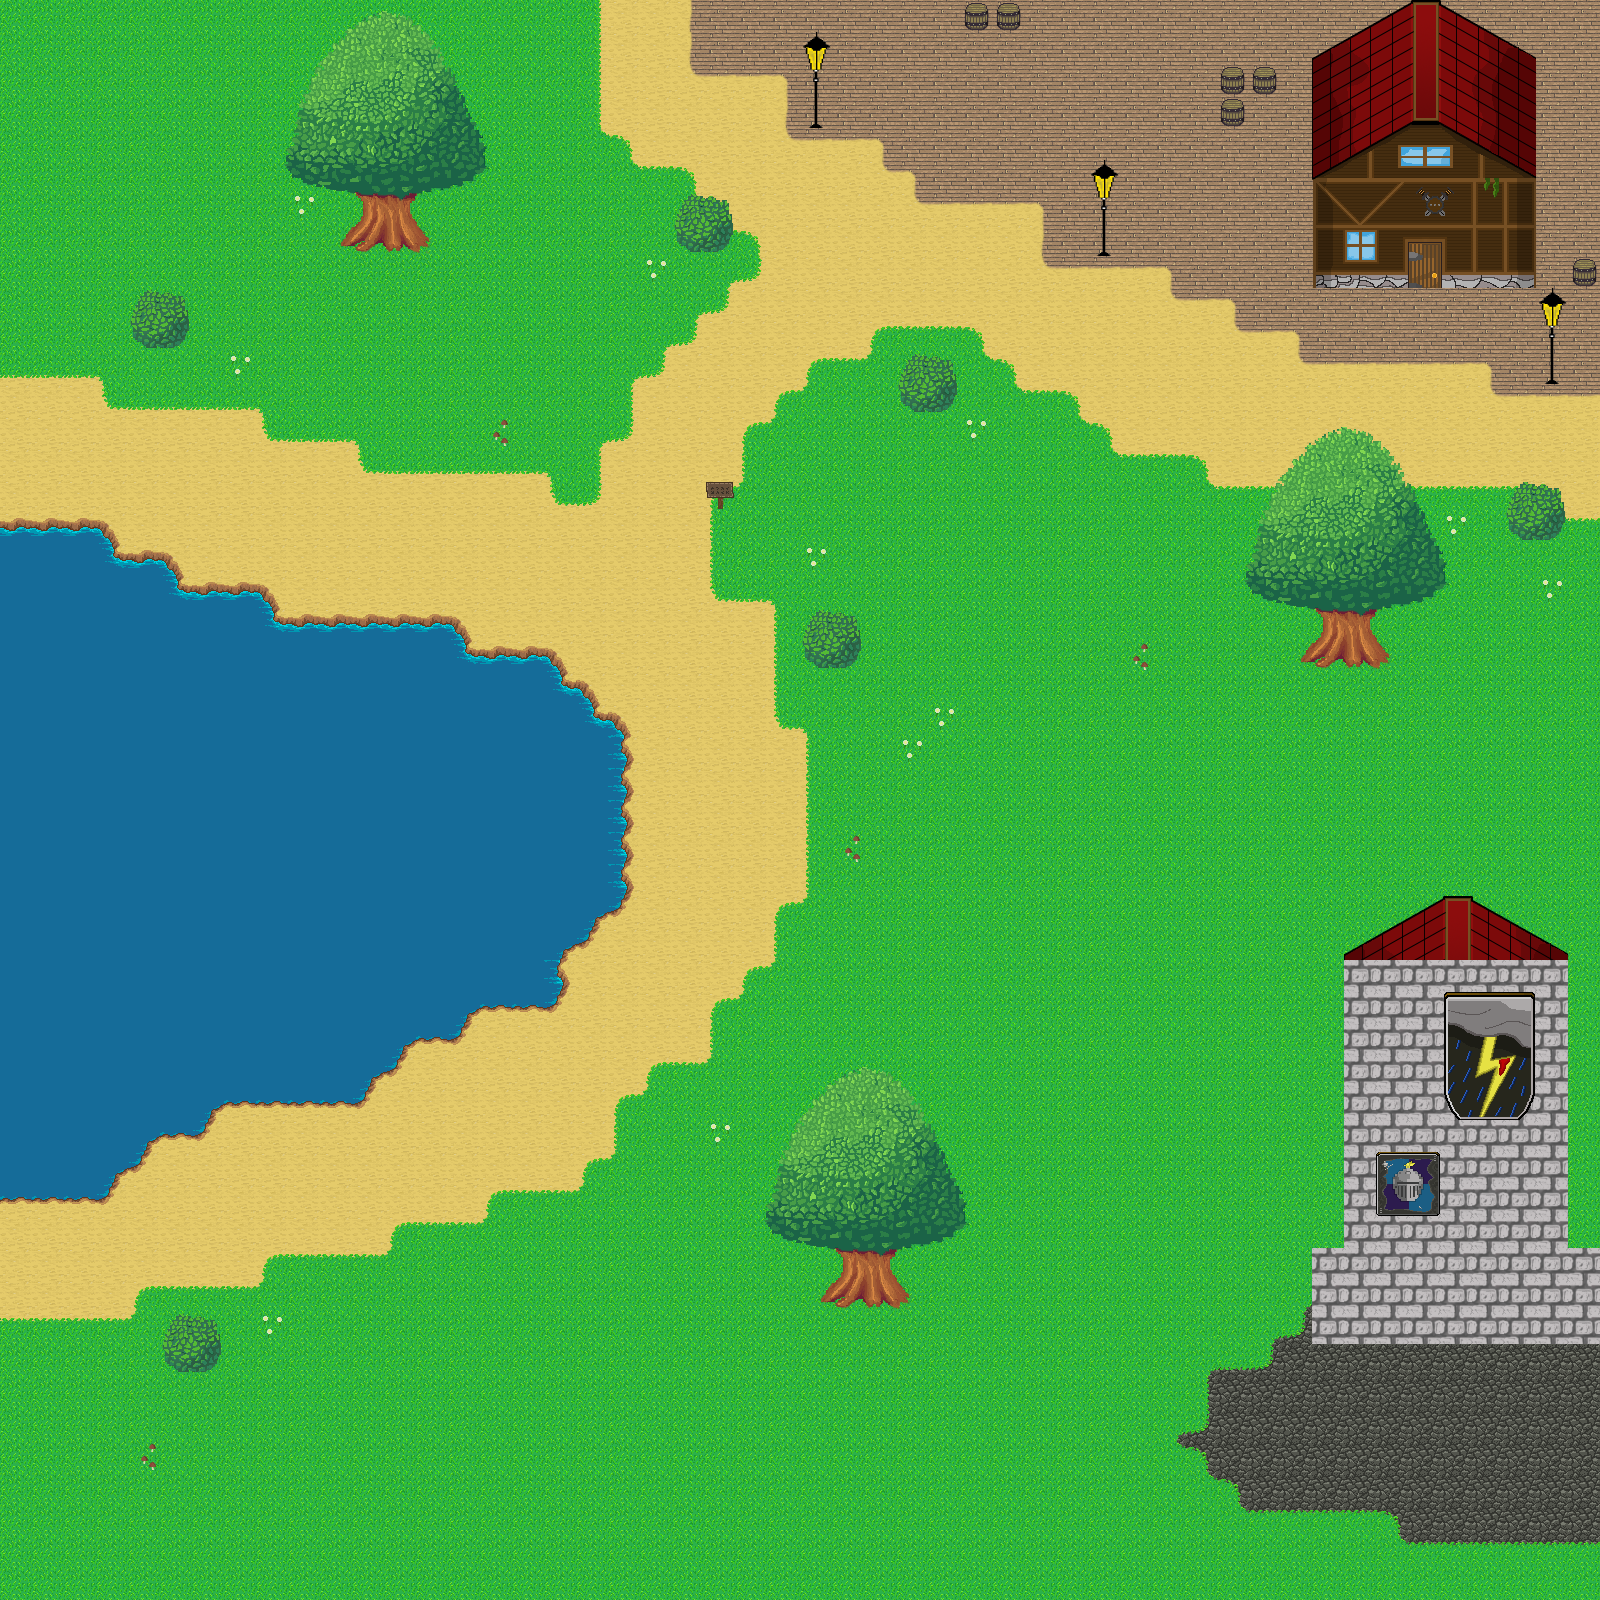

Below is a game level as drawn by its tile map, then a one-line description and the .tmx that defines it (tile-layer data replaced by summaries):
An orthogonal 50x50 tile map with 32x32 px tiles, 8 tile layers (Gound, Top-Ground, Clan, Water, ...), 21 tilesets and 19 objects.

<map version="1.0" orientation="orthogonal" renderorder="right-down" width="50" height="50" tilewidth="32" tileheight="32" nextobjectid="27">
 <tileset firstgid="1" name="Grass_1 (2)" tilewidth="32" tileheight="32" tilecount="9" columns="3">
  <image source="Grass_1.png" trans="ff00ff" width="96" height="96" />
 </tileset>
 <tileset firstgid="10" name="Grass_2" tilewidth="32" tileheight="32" tilecount="4" columns="2">
  <image source="Grass_2.png" trans="ff00ff" width="64" height="64" />
 </tileset>
 <tileset firstgid="14" name="Sand_3" tilewidth="32" tileheight="32" tilecount="9" columns="3">
  <image source="Sand_3.png" trans="ff00ff" width="96" height="96" />
 </tileset>
 <tileset firstgid="23" name="Sand_IN" tilewidth="32" tileheight="32" tilecount="4" columns="2">
  <image source="Sand_IN.png" trans="ff00ff" width="64" height="64" />
 </tileset>
 <tileset firstgid="27" name="water (1)" tilewidth="32" tileheight="32" tilecount="18" columns="3">
  <image source="water (1).png" trans="ff00ff" width="96" height="192" />
 </tileset>
 <tileset firstgid="45" name="Wood" tilewidth="32" tileheight="32" tilecount="1" columns="1">
  <image source="Wood.png" trans="ff00ff" width="32" height="32" />
 </tileset>
 <tileset firstgid="46" name="Bush" tilewidth="32" tileheight="32" tilecount="4" columns="2">
  <image source="Bush.png" trans="ff00ff" width="64" height="64" />
 </tileset>
 <tileset firstgid="50" name="Barrel" tilewidth="32" tileheight="32" tilecount="1" columns="1">
  <image source="Barrel.png" trans="ff00ff" width="32" height="32" />
 </tileset>
 <tileset firstgid="51" name="Sign" tilewidth="32" tileheight="32" tilecount="1" columns="1">
  <image source="Sign.png" trans="ff00ff" width="32" height="32" />
 </tileset>
 <tileset firstgid="52" name="Grass_Flower" tilewidth="32" tileheight="32" tilecount="1" columns="1">
  <image source="Grass_Flower.png" trans="ff00ff" width="32" height="32" />
 </tileset>
 <tileset firstgid="53" name="Grass_Shroom" tilewidth="32" tileheight="32" tilecount="1" columns="1">
  <image source="Grass_Shroom.png" trans="ff00ff" width="32" height="32" />
 </tileset>
 <tileset firstgid="54" name="FAROL (1)" tilewidth="32" tileheight="32" tilecount="3" columns="1">
  <image source="FAROL (1).png" trans="ff00ff" width="32" height="96" />
 </tileset>
 <tileset firstgid="57" name="arbol" tilewidth="32" tileheight="32" tilecount="64" columns="8">
  <image source="arbol.png" trans="ff00ff" width="256" height="256" />
 </tileset>
 <tileset firstgid="121" name="casa 2" tilewidth="32" tileheight="32" tilecount="63" columns="7">
  <image source="casa 2.png" trans="ff00ff" width="226" height="307" />
 </tileset>
 <tileset firstgid="184" name="Piedra1" tilewidth="32" tileheight="32" tilecount="1" columns="1">
  <image source="Piedra1.png" trans="ff00ff" width="32" height="32" />
 </tileset>
 <tileset firstgid="185" name="escudo tamaño cambiado" tilewidth="32" tileheight="32" tilecount="4" columns="2">
  <image source="escudo tamaño cambiado.png" trans="ff00ff" width="64" height="64" />
 </tileset>
 <tileset firstgid="189" name="escudo clan" tilewidth="32" tileheight="32" tilecount="12" columns="3">
  <image source="escudo clan.png" trans="ff00ff" width="99" height="141" />
 </tileset>
 <tileset firstgid="201" name="stone_wall_2" tilewidth="32" tileheight="32" tilecount="1" columns="1">
  <image source="stone_wall_2.png" trans="ff00ff" width="32" height="32" />
 </tileset>
 <tileset firstgid="202" name="Grass_1 (2)" tilewidth="32" tileheight="32" tilecount="9" columns="3">
  <image source="Grass_1.png" width="96" height="96" />
 </tileset>
 <tileset firstgid="211" name="escudo clan" tilewidth="32" tileheight="32" tilecount="12" columns="3">
  <image source="escudo clan.png" width="99" height="141" />
 </tileset>
 <tileset firstgid="223" name="escudo clan1" tilewidth="32" tileheight="32" tilecount="12" columns="3">
  <image source="escudo clan1.png" width="99" height="128" />
 </tileset>
 <layer name="Gound" width="50" height="50">
  <data>[2500 cells, 2500 non-empty, 6 distinct tile ids]</data>
 </layer>
 <layer name="Top-Ground" width="50" height="50">
  <data>[2500 cells, 298 non-empty, 31 distinct tile ids]</data>
 </layer>
 <layer name="Clan" width="50" height="50">
  <data>[2500 cells, 16 non-empty, 16 distinct tile ids]</data>
 </layer>
 <layer name="Water" width="50" height="50">
  <data>[2500 cells, 337 non-empty, 12 distinct tile ids]</data>
 </layer>
 <layer name="Nature" width="50" height="50">
  <data>[2500 cells, 24 non-empty, 4 distinct tile ids]</data>
 </layer>
 <layer name="Objects" width="50" height="50">
  <data>[2500 cells, 115 non-empty, 88 distinct tile ids]</data>
 </layer>
 <layer name="Tree" width="50" height="50">
  <data>[2500 cells, 144 non-empty, 48 distinct tile ids]</data>
 </layer>
 <objectgroup name="Colision">
  <object id="2" x="0" y="1208">
   <polyline points="0,0 104,0 128,-24 144,-40 160,-64 208,-64 224,-96 368,-96 384,-128 408,-128 416,-160 456,-160 480,-192 552,-192 576,-224 576,-256 608,-280 632,-304 632,-480 608,-504 584,-528 552,-560 480,-560 456,-592 288,-592 264,-632 192,-632 168,-656 120,-664 104,-696 0,-696 0,0" />
  </object>
  <object id="3" x="1096" y="256">
   <polyline points="0,0 16,0 16,-8 0,-8 0,0" />
  </object>
  <object id="4" x="808" y="128">
   <polyline points="0,0 16,0 16,-8 0,-8 0,0" />
  </object>
  <object id="5" x="1544" y="384">
   <polyline points="0,0 16,0 16,-8 0,-8 0,0" />
  </object>
  <object id="9" x="1576" y="288">
   <polyline points="0,0 16,0 24,-8 24,-16 -8,-16 -8,-8 0,0" />
  </object>
  <object id="11" x="1216" y="80">
   <polyline points="0,0 0,40 8,48 24,48 32,40 32,16 56,16 64,8 64,-8 0,-8 0,0" />
  </object>
  <object id="12" x="960" y="32">
   <polyline points="0,0 64,0 64,-16 0,-16 0,0" />
  </object>
  <object id="13" x="1312" y="288">
   <polyline points="0,0 224,0 224,-176 0,-176 0,0" />
  </object>
  <object id="15" x="896" y="384">
   <polyline points="0,0 0,16 16,32 48,32 64,16 64,0 64,-8 0,-8 0,0" />
  </object>
  <object id="16" x="672" y="216">
   <polyline points="0,0 0,24 16,40 48,40 64,24 64,0 0,0" />
  </object>
  <object id="17" x="336" y="240">
   <polyline points="0,0 24,16 80,16 104,0 80,-24 72,-32 24,-32 0,0" />
  </object>
  <object id="18" x="128" y="312">
   <polyline points="0,0 0,24 16,40 40,40 48,40 64,24 64,0 0,0" />
  </object>
  <object id="19" x="712" y="512">
   <polyline points="0,0 24,0 24,-16 -8,-16 -8,0 0,0" />
  </object>
  <object id="20" x="800" y="632">
   <polyline points="0,0 0,24 16,40 48,40 64,24 64,0 0,0" />
  </object>
  <object id="22" x="1296" y="656">
   <polyline points="0,0 24,16 80,16 96,0 80,-24 72,-32 24,-32 16,-16 0,0" />
  </object>
  <object id="23" x="1504" y="504">
   <polyline points="0,0 0,24 16,40 48,40 64,24 64,0 0,0" />
  </object>
  <object id="24" x="816" y="1296">
   <polyline points="0,0 24,-24 32,-32 80,-32 80,-24 96,-8 96,8 80,16 24,16 0,0" />
  </object>
  <object id="25" x="160" y="1336">
   <polyline points="0,0 0,24 16,40 48,40 64,24 64,0 0,0" />
  </object>
  <object id="26" x="1312" y="1248">
   <polyline points="0,0 0,96 288,96 288,0 256,-296 144,-368 16,-296 0,0" />
  </object>
 </objectgroup>
 <layer name="Capa de patrones 7" width="50" height="50">
  <data>[2500 cells, 0 non-empty, 0 distinct tile ids]</data>
 </layer>
</map>
